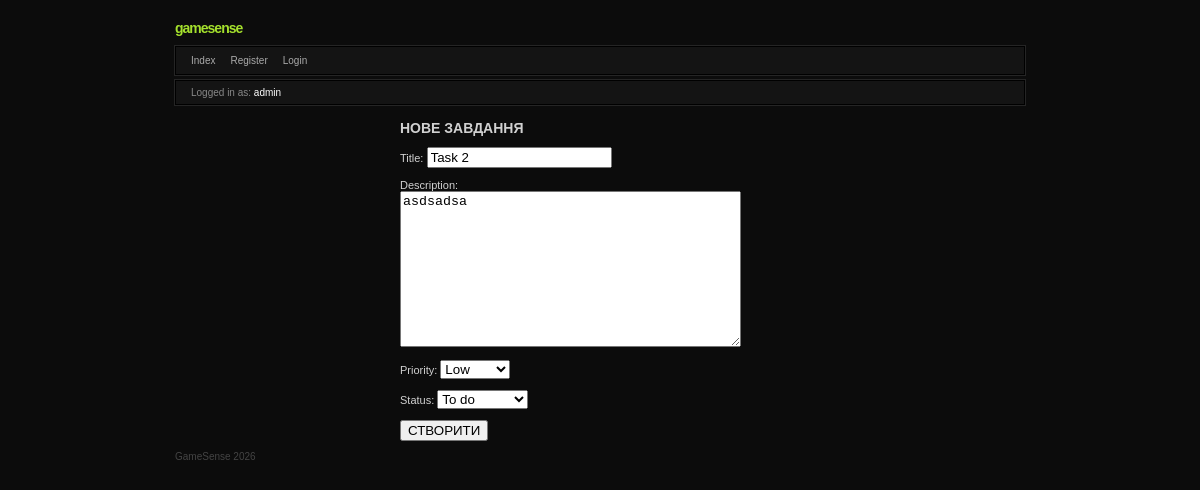
Screenshot of /2/update (signed in) with the database file from the repository.
### tasks/models.py (models this page shows, shortened)
class Task(models.Model):
    STATUS_CHOICES = [
        ("todo", "To do"),
        ("in_progress", "In Progress"),
        ("done", "Done"),
    ]
    PRIORITY_CHOICES = [
        ("low", "Low"),
        ("medium", "Medium"),
        ("high", "High"),
    ]
    title = models.CharField(max_length=200)
    description = models.TextField()
    status = models.CharField(max_length=20, choices=STATUS_CHOICES, default="todo")
    priority = models.CharField(max_length=20, choices=PRIORITY_CHOICES, default="Medim")
    due_date = models.DateTimeField(null=True, blank=True)
    creator = models.ForeignKey(User, on_delete=models.CASCADE, related_name="tasks")

### tasks/views.py (the view, shortened to what this page needs)
# urls.py: path("<int:pk>/update", views.TaskUpdateView.as_view(), name="task_update"),
class TaskUpdateView(LoginRequiredMixin, UpdateView):
    model = models.Task
    fields = ['title', 'description', 'priority', 'status']
    template_name = "tasks/task_form.html"

### templates/tasks/task_form.html (shortened to what this page needs)
{% extends 'base.html' %}
{% block content %}
    <div class="task-item" style="max-width: 400px; margin: 0 auto;">
        <h2 style="color: var(--gs-green); font-size: 14px;">НОВЕ ЗАВДАННЯ</h2>
        <form method="post">
            {{ form.as_p }}
            <button type="submit" class="gs-btn">СТВОРИТИ</button>
        </form>
    </div>
{% endblock %}

### templates/base.html (shortened to what this page needs)
{% load static %}
<!DOCTYPE html>
<html lang="ru">
<head>
</head>
<body>
    <div class="forum-container">
        <div style="margin-bottom: 10px;">
            <span style="color: var(--accent); font-weight: bold; font-size: 14px; letter-spacing: -1px;">gamesense</span>
        </div>
        <div class="forum-nav">
            <a href="{% url 'tasks:task_list' %}">Index</a>
            <a href="{% url 'tasks:register' %}">Register</a>
            <a href="{% url 'tasks:login' %}">Login</a>
        </div>
        <div class="info-bar">
            {% if user.is_authenticated %}
                Logged in as: <span style="color: #fff;">{{ user.username }}</span>
            {% else %}
                You are not logged in.
            {% endif %}
        </div>
        {% block content %}{% endblock %}
        <div class="forum-footer">
            GameSense 2026
        </div>
    </div>
</body>
</html>

### templates/base.html (style rules this page uses)
:root { --bg-body: #0c0c0c; --bg-panel: #141414; --bg-header: #1a1a1a; --accent: #a5e12d; --border-outer: #000000; --border-inner: #252525; --text-main: #d1d1d1; --text-muted: #888; }
body { background-color: var(--bg-body); color: var(--text-main); font-family: 'Verdana', 'Tahoma', sans-serif; font-size: 11px; margin: 0; padding: 20px; display: flex; flex-direction: column; align-items: center; }
.forum-container { width: 100%; max-width: 850px; }
.forum-nav { background: var(--bg-panel); border: 1px solid var(--border-outer); outline: 1px solid var(--border-inner); padding: 8px 15px; margin-bottom: 5px; display: flex; gap: 15px; }
.forum-nav a { color: #aaa; text-decoration: none; text-transform: capitalize; font-size: 10px; }
.info-bar { background: var(--bg-panel); border: 1px solid var(--border-outer); outline: 1px solid var(--border-inner); padding: 6px 15px; margin-bottom: 15px; font-size: 10px; color: var(--text-muted); }
.forum-footer { margin-top: 10px; color: #444; font-size: 10px; text-align: left; width: 100%; }
h1, h2, h3 { margin: 0; font-size: 12px; }

### rows the page displays
Task: title "Task 2", description "asdsadsa", priority "Low", status "To do"

### other values shown
{{ user.username }} "admin"
